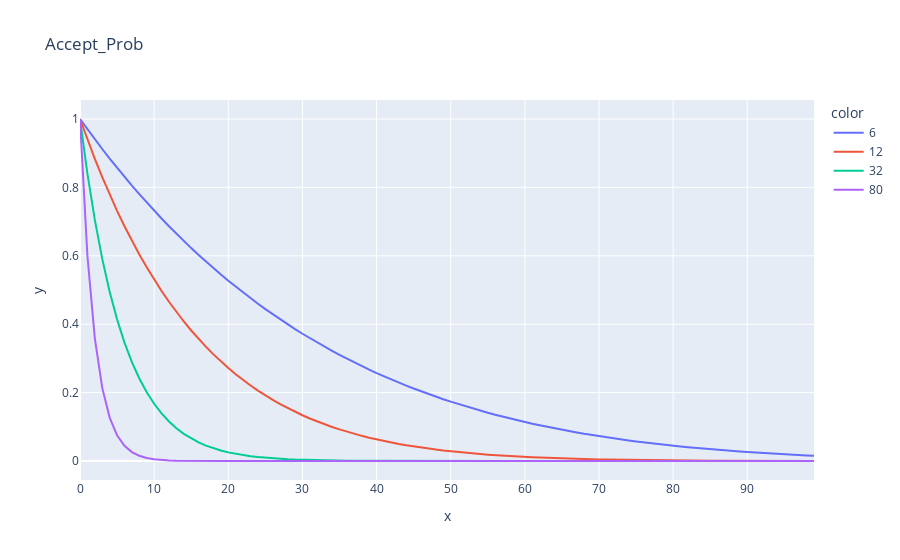

Write notebook code for a chart like this one.
### Code cell
px.line(x=df['NG_units'], y=df['Prob'], color=df['N_drawn'], title='Accept_Prob')
